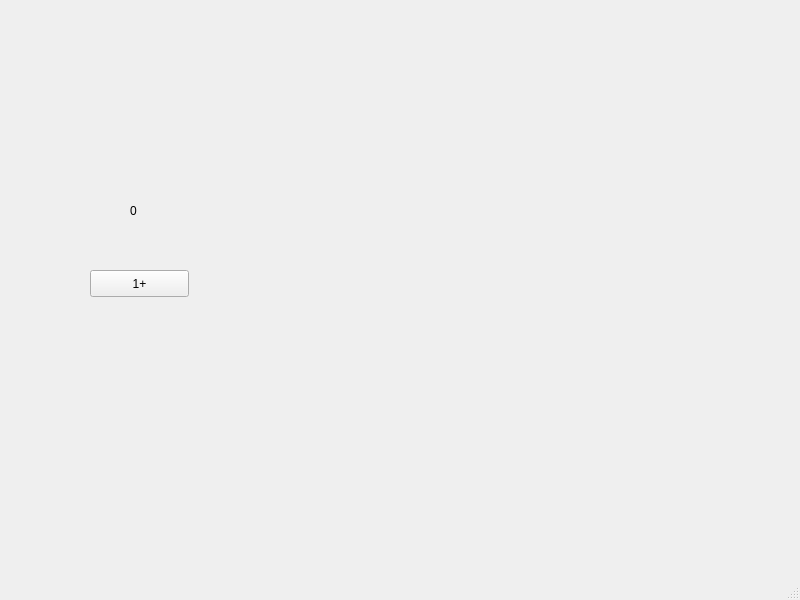
<?xml version="1.0" encoding="UTF-8"?>
<ui version="4.0">
 <class>MainWindow</class>
 <widget class="QMainWindow" name="MainWindow">
  <property name="geometry">
   <rect>
    <x>0</x>
    <y>0</y>
    <width>800</width>
    <height>600</height>
   </rect>
  </property>
  <property name="windowTitle">
   <string>MainWindow</string>
  </property>
  <widget class="QWidget" name="centralwidget">
   <widget class="QLabel" name="Lbhome">
    <property name="geometry">
     <rect>
      <x>130</x>
      <y>140</y>
      <width>101</width>
      <height>141</height>
     </rect>
    </property>
    <property name="text">
     <string>0</string>
    </property>
   </widget>
   <widget class="QPushButton" name="bt_up">
    <property name="geometry">
     <rect>
      <x>90</x>
      <y>270</y>
      <width>99</width>
      <height>27</height>
     </rect>
    </property>
    <property name="text">
     <string>1+</string>
    </property>
   </widget>
  </widget>
  <widget class="QMenuBar" name="menubar">
   <property name="geometry">
    <rect>
     <x>0</x>
     <y>0</y>
     <width>800</width>
     <height>25</height>
    </rect>
   </property>
  </widget>
  <widget class="QStatusBar" name="statusbar"/>
 </widget>
 <resources/>
 <connections/>
</ui>
